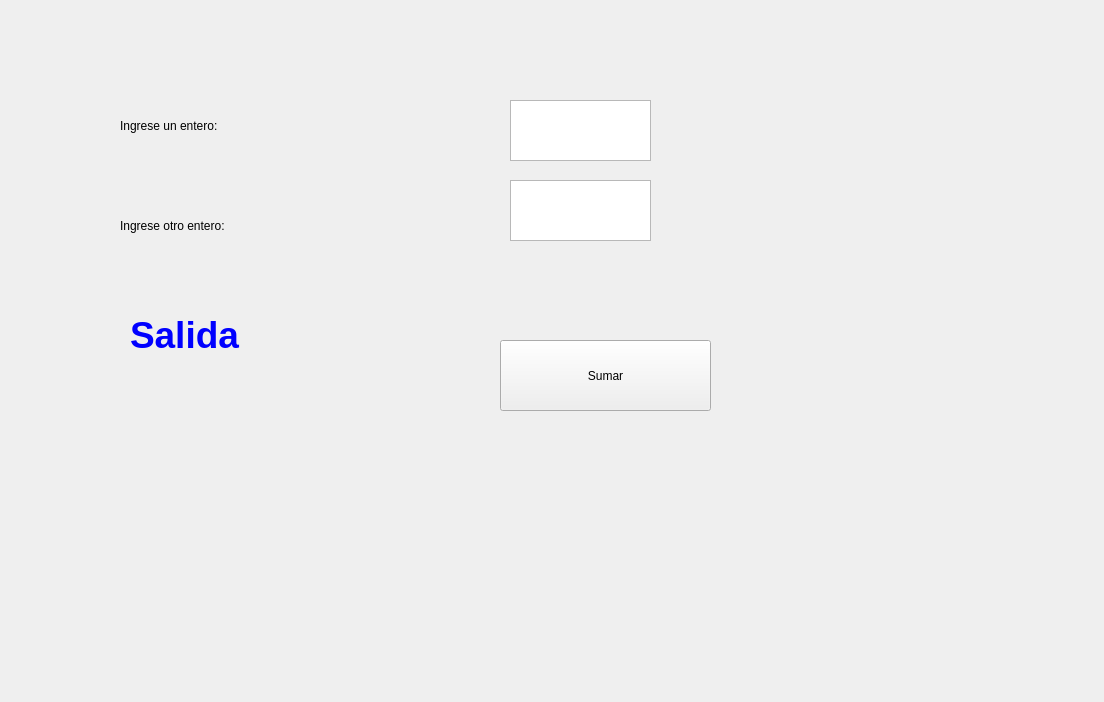
<?xml version="1.0" encoding="UTF-8"?>
<ui version="4.0">
 <class>Form</class>
 <widget class="QWidget" name="Form">
  <property name="geometry">
   <rect>
    <x>0</x>
    <y>0</y>
    <width>1104</width>
    <height>702</height>
   </rect>
  </property>
  <property name="windowTitle">
   <string>Form</string>
  </property>
  <widget class="QPushButton" name="btnSumar">
   <property name="geometry">
    <rect>
     <x>500</x>
     <y>340</y>
     <width>211</width>
     <height>71</height>
    </rect>
   </property>
   <property name="styleSheet">
    <string notr="true">font: 75 20pt &quot;MS Shell Dlg 2&quot;;</string>
   </property>
   <property name="text">
    <string>Sumar</string>
   </property>
  </widget>
  <widget class="QLabel" name="label">
   <property name="geometry">
    <rect>
     <x>120</x>
     <y>70</y>
     <width>331</width>
     <height>111</height>
    </rect>
   </property>
   <property name="styleSheet">
    <string notr="true">font: 75 22pt &quot;MS Shell Dlg 2&quot;;</string>
   </property>
   <property name="text">
    <string>Ingrese un entero:</string>
   </property>
  </widget>
  <widget class="QLabel" name="label_2">
   <property name="geometry">
    <rect>
     <x>120</x>
     <y>170</y>
     <width>331</width>
     <height>111</height>
    </rect>
   </property>
   <property name="styleSheet">
    <string notr="true">font: 75 22pt &quot;MS Shell Dlg 2&quot;;</string>
   </property>
   <property name="text">
    <string>Ingrese otro entero:</string>
   </property>
  </widget>
  <widget class="QTextEdit" name="txtNumero1">
   <property name="geometry">
    <rect>
     <x>510</x>
     <y>100</y>
     <width>141</width>
     <height>61</height>
    </rect>
   </property>
   <property name="styleSheet">
    <string notr="true">font: 20pt &quot;MS Shell Dlg 2&quot;;</string>
   </property>
  </widget>
  <widget class="QTextEdit" name="txtNumero2">
   <property name="geometry">
    <rect>
     <x>510</x>
     <y>180</y>
     <width>141</width>
     <height>61</height>
    </rect>
   </property>
   <property name="styleSheet">
    <string notr="true">font: 20pt &quot;MS Shell Dlg 2&quot;;</string>
   </property>
  </widget>
  <widget class="QLabel" name="lblSalida">
   <property name="geometry">
    <rect>
     <x>130</x>
     <y>290</y>
     <width>331</width>
     <height>91</height>
    </rect>
   </property>
   <property name="styleSheet">
    <string notr="true">color: rgb(0, 0, 255);
font: 24pt &quot;MS Shell Dlg 2&quot;;</string>
   </property>
   <property name="text">
    <string>&lt;html&gt;&lt;head/&gt;&lt;body&gt;&lt;p&gt;&lt;span style=&quot; font-size:28pt; font-weight:600;&quot;&gt;Salida&lt;/span&gt;&lt;/p&gt;&lt;/body&gt;&lt;/html&gt;</string>
   </property>
  </widget>
 </widget>
 <resources/>
 <connections/>
</ui>
